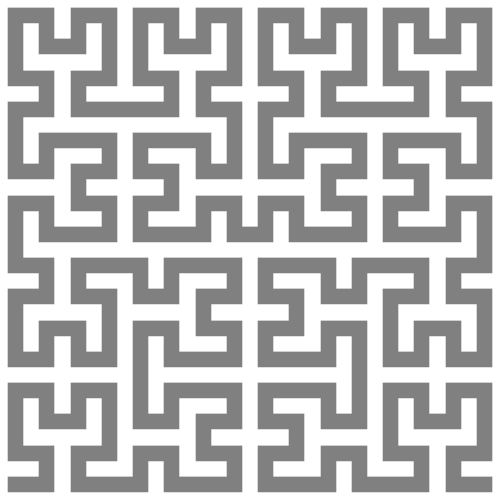
Frame 1 (no input)
Frame 2 (the mouse pressed at the canvas centre, redrawn once): identical to frame 1, image omitted

The Processing sketch that drew this single still picture (run headless with seeded random() and noise(); the mouse was pressed at the canvas centre and the sketch redrawn once):

// Processing sketch: hilbert
// ── hilbert.pde
String axiom = "A";
  String[] rules = {"A", "lBfrAfArfBl",  // production rules copied from wikipedia article on Hilbert curve
                    "B", "rAflBfBlfAr"};
  HashMap rulesH = new HashMap();
  
  int nbrGenerations = 4;
  float lineLength = 0;
  String lsys;
  
  void setup()
  {
    size(500,500);
    noLoop();
    setupLSystem();
  }
  
  void setupLSystem()
  {
    for (int j = 0; j < rules.length; j += 2) {
      rulesH.put(rules[j], rules[j+1]);
    }
  }
  
  String lsysGen(String lsys, String[] rules, int nbrGenerations)
  {
    while (nbrGenerations > 0) {
      String dst = "";
      for (int i = lsys.length()-1; i >= 0; --i) {
        String ch = lsys.substring(i,i+1);
        if (rulesH.containsKey(ch))
          dst += rulesH.get(ch);
        else
           dst += ch;
      }
      lsys = dst;
      --nbrGenerations; // 1 down
    }
    return lsys;
  }
  
  // Angles are in integer amounts (1 = 90 degrees) to avoid rounding error
  void lsysDraw(String src, float sx, float sy, float len, int angD) 
  {
    // Table of 90 degree sin/cos values
    int[][] sincos  = {{1,0},{0,1},{-1,0},{0,-1}}; 
  
    float px = sx;
    float py = sy;
    // println("Drawing at " + px + "," + py);
    beginShape();
    vertex(px,py);
    
    for (int i = 0; i < src.length(); ++i) {
       String ch = lsys.substring(i,i+1);
       if (ch.equals("f")) {
         px += sincos[angD][0]*len;
         py += sincos[angD][1]*len;
         vertex(px,py);
       } else if (ch.equals("l")) {
         angD = (angD+3)%4; // Counter-clockwise turn
       } else if (ch.equals("r")) {
         angD = (angD+1)%4;  // Clockwise turn
       }
    }
    endShape();
  }
  
  void draw()
  {
    lsys = lsysGen(axiom,rules, nbrGenerations);
    // println("--> " + lsys);
    background(255);
    stroke(128);
    noFill();
    smooth();
    
    float lineLength = width/2.0 * pow(.5, nbrGenerations-1);
    strokeWeight(lineLength/2.0);
    strokeCap(PROJECT);
    // strokeJoin(ROUND);
    lsysDraw(lsys, lineLength/2, height-lineLength/2, width/2 * pow(.5, nbrGenerations-1), 0);
  }
  
  void mouseClicked()
  {
    if (mouseX > width/2) {
      nbrGenerations = min(8, nbrGenerations+1);
    }
    else {
      nbrGenerations = max(1, nbrGenerations-1);
    }
    redraw();
  }
